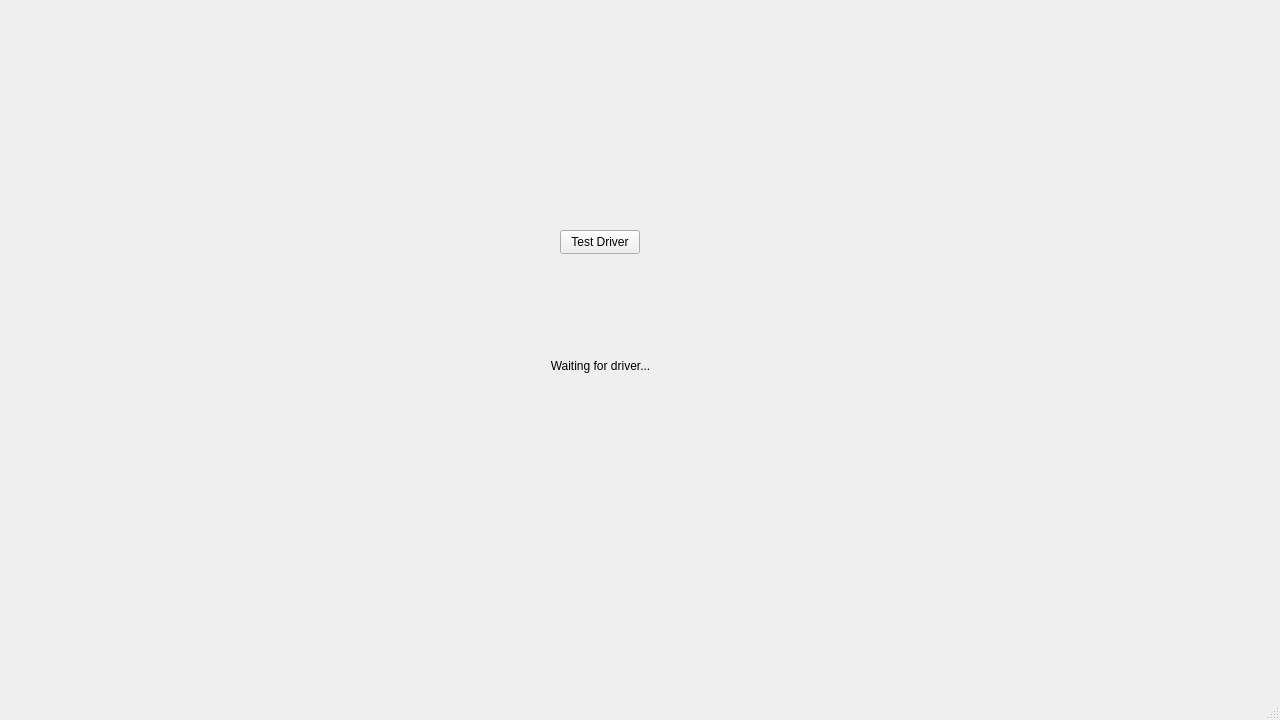
<?xml version="1.0" encoding="UTF-8"?>
<ui version="4.0">
 <class>MainWindow</class>
 <widget class="QMainWindow" name="MainWindow">
  <property name="geometry">
   <rect>
    <x>0</x>
    <y>0</y>
    <width>1280</width>
    <height>720</height>
   </rect>
  </property>
  <property name="windowTitle">
   <string>Arcane Bot</string>
  </property>
  <widget class="QWidget" name="centralwidget">
   <widget class="QLabel" name="LabelArcane">
    <property name="geometry">
     <rect>
      <x>490</x>
      <y>250</y>
      <width>221</width>
      <height>231</height>
     </rect>
    </property>
    <property name="text">
     <string>Waiting for driver...</string>
    </property>
    <property name="alignment">
     <set>Qt::AlignmentFlag::AlignCenter</set>
    </property>
   </widget>
   <widget class="QPushButton" name="DriverButton">
    <property name="geometry">
     <rect>
      <x>560</x>
      <y>230</y>
      <width>80</width>
      <height>24</height>
     </rect>
    </property>
    <property name="cursor">
     <cursorShape>PointingHandCursor</cursorShape>
    </property>
    <property name="text">
     <string>Test Driver</string>
    </property>
   </widget>
  </widget>
  <widget class="QMenuBar" name="menubar">
   <property name="geometry">
    <rect>
     <x>0</x>
     <y>0</y>
     <width>1280</width>
     <height>21</height>
    </rect>
   </property>
  </widget>
  <widget class="QStatusBar" name="statusbar"/>
 </widget>
 <resources/>
 <connections/>
</ui>
